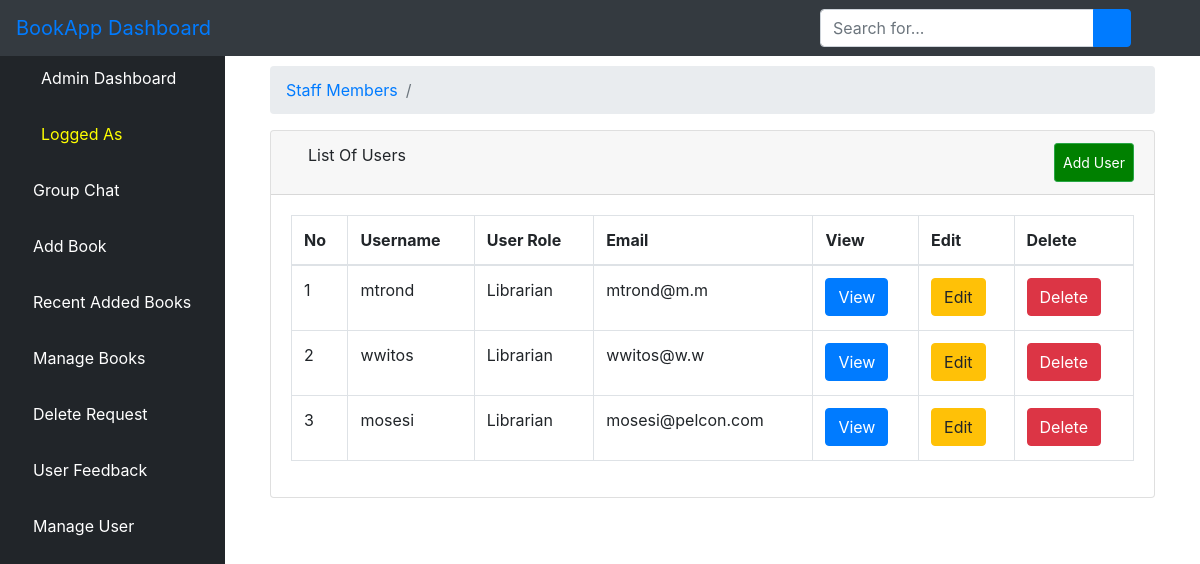
Before: /aluser/ with the older database file.
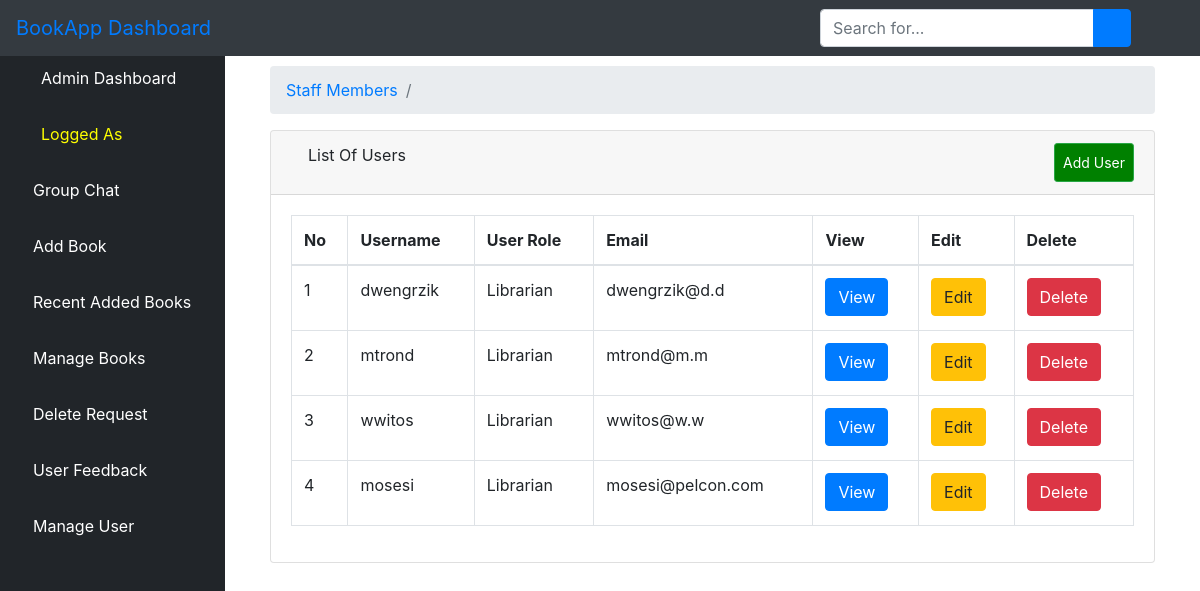
After: the same page with the newer database file.
### bookstore/models.py (models this page shows)
class User(AbstractUser):
    is_admin = models.BooleanField(default=False)
    is_publisher = models.BooleanField(default=False)
    is_librarian = models.BooleanField(default=False)
    is_user = models.BooleanField(default=False)
    is_marketing = models.BooleanField(default=False)
    class Meta:
        swappable = 'AUTH_USER_MODEL'

### bookstore/views.py (the view)
# urls.py: path('aluser/', views.ListUserView.as_view(), name='aluser'),
class ListUserView(generic.ListView):
    model = User
    template_name = 'dashboard/list_users.html'
    context_object_name = 'users'
    paginate_by = 4
    def get_queryset(self):
        return User.objects.order_by('-id')

### bookstore/templates/dashboard/list_users.html (shortened to what this page needs)
{% extends 'dashboard/base.html' %}
{% block body %}
        <div class="container-fluid">
        <div class="row">
          <div class="col-12 mb-3">
          <div class="col-12 mb-3">
                <div id="content-wrapper">
        <div class="container-fluid">
            <ol class="breadcrumb">
                <li class="breadcrumb-item">
                    <a href="">Staff Members</a>
                </li>
                <li class="breadcrumb-item active"></li>
            </ol>
            <div class="card mb-3">
                <div class="card-header">
                    <i class="fas fa-table"></i>
                    List Of Users
                    <a  class="btn btn-sm btn-success" href="{% url 'create_user_form' %}" style="padding: 8px; float: right; background-color: green; color: white;">Add User</a>
                </div>
                <div class="card-body">
                    <div class="table-responsive">
                        <table class="table table-bordered" id="dataTable" width="100%" cellspacing="0">
                            <thead>
                            <tr>
                                <th>No</th>
                                <th>Username</th>
                                <th>User Role</th>
                                <th>Email</th>
                                <th>View</th>
                                <th>Edit</th>
                                <th>Delete</th>
                            </tr>
                            </thead>
                            <tbody>
                        {% if users %}
                            {% for user in users %}
                                <tr>
                                    <td>{{ forloop.counter }}</td>
                                    <td>{{ user.username }}</td>
                                    <td>{% if user.is_publisher == True %}
                                      <p>Publisher</p>
                                    {% elif user.is_admin == True %}
                                      <p>Admin</p>
                                    {% else %}
                                    <p>Librarian</p>
                                      {% endif %}
                                    </td>
                                    <td>{{ user.email }}</td>
                                    <td>
                <a href="{% url 'alvuser' user.pk %}"><button type="button" class="btn btn-primary"> View</button></a>
                 </td>
                <td>
                <a href="{% url 'aeuser' user.pk %}"><button type="button" class="btn btn-warning"> Edit</button></a>
        </td>
        <td>
          <a href="{% url 'aduser' user.pk %}"><button type="button" class="btn btn-danger"> Delete</button></a></td>
                                </tr>
                            {% endfor %}
                        {% endif %}
                            </tbody>
                        </table>
                    </div>
                </div>
            </div>
        </div>
    </div>
          </div>
        </div>
      </div>
    </div>
{% endblock %}

Changed rows visible on the page:
added User: username "dwengrzik", is_publisher "Librarian", email "dwengrzik@d.d"
